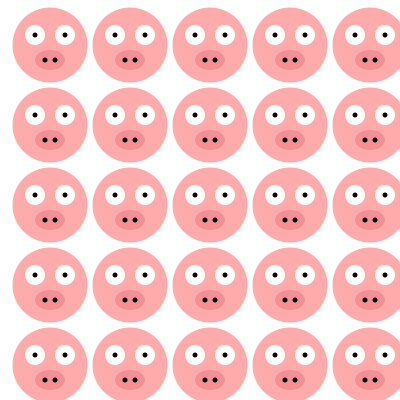
Frame 1 (no input)
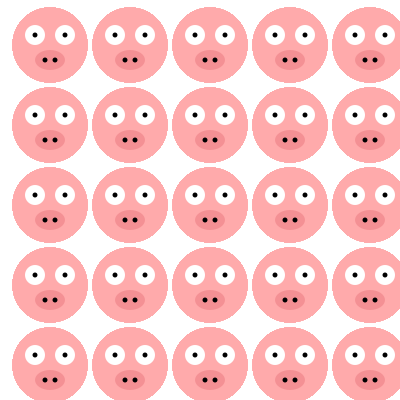
Frame 60 (the mouse pressed at the canvas centre just before this capture)
Frame 120 (the mouse held since frame 60 and released just before this capture): identical to frame 60, image omitted

The Processing sketch that drew these frames (run headless with seeded random() and noise(); from frame 60 on, the mouse is pressed at the canvas centre):

// Processing sketch: processing_115615
// ── processing_115615.pde

int x;
int y;

void setup()
{
  size(400,400);
  background(255);
  noStroke();
  smooth();
  
  
}

void draw()
{
  //fill(255,170,171);
  //ellipse(x+50, y+45, 75, 75);
  
  //NAS
  //fill(244,144,148);
  //ellipse(x+50,y+60,30,20);

  //ULLS
  //fill(255);
  //ellipse(x+35,y+35,20,20);
  //ellipse(x+65,y+35,20,20);
  
  //fill(0);
  //negre ulls
  //ellipse(x+35,y+35,5,5);
  //ellipse(x+65,y+35,5,5);
  //negre nas
  //ellipse(x+45,y+60,5,5);
  //ellipse(x+55,y+60,5,5);
  
  x=0;
  y=0;
  
  for (x=0; x<width;x+=80)
  {
    for(y=0;y<height;y+=80)
    {
      
  fill(255,170,171);
  ellipse(x+50, y+45, 75, 75);
  
  //NAS
  fill(244,144,148);
  ellipse(x+50,y+60,30,20);

  //ULLS
  fill(255);
  ellipse(x+35,y+35,20,20);
  ellipse(x+65,y+35,20,20);
  
  fill(0);
  //negre ulls
  ellipse(x+35,y+35,5,5);
  ellipse(x+65,y+35,5,5);
  //negre nas
  ellipse(x+45,y+60,5,5);
  ellipse(x+55,y+60,5,5);
  
  }
  
  }

}
